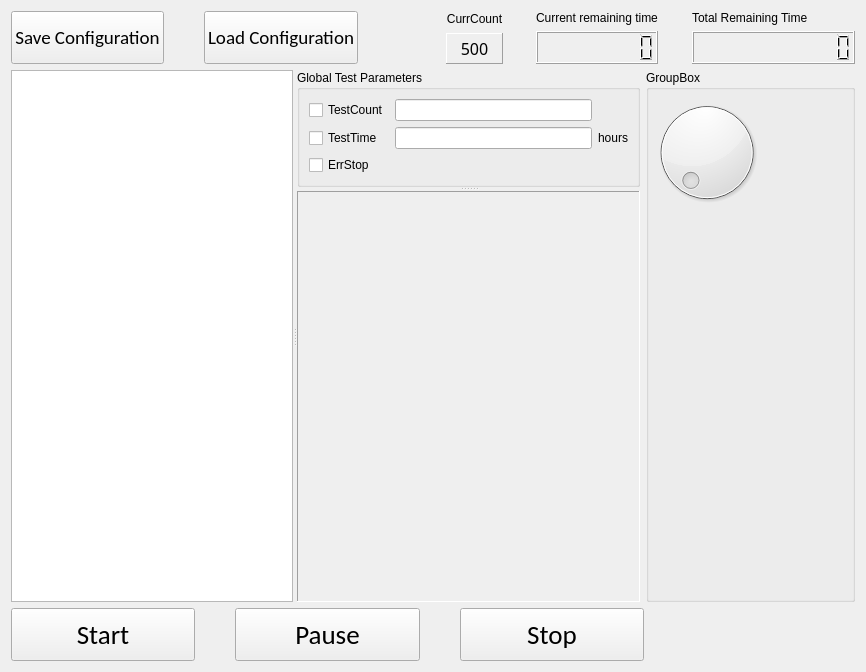
<?xml version="1.0" encoding="UTF-8"?>
<ui version="4.0">
 <class>UsHwTestForm</class>
 <widget class="QWidget" name="UsHwTestForm">
  <property name="geometry">
   <rect>
    <x>0</x>
    <y>0</y>
    <width>866</width>
    <height>672</height>
   </rect>
  </property>
  <property name="windowTitle">
   <string>Form</string>
  </property>
  <property name="inputMethodHints">
   <set>Qt::ImhTime</set>
  </property>
  <layout class="QGridLayout" name="gridLayout_4" rowstretch="1,10,1">
   <item row="0" column="0">
    <layout class="QHBoxLayout" name="horizontalLayout_6" stretch="4,1,5">
     <item>
      <layout class="QHBoxLayout" name="horizontalLayout">
       <property name="spacing">
        <number>40</number>
       </property>
       <item>
        <widget class="QPushButton" name="pushButton_SaveCfg">
         <property name="sizePolicy">
          <sizepolicy hsizetype="Expanding" vsizetype="Expanding">
           <horstretch>1</horstretch>
           <verstretch>0</verstretch>
          </sizepolicy>
         </property>
         <property name="font">
          <font>
           <family>Calibri</family>
           <pointsize>14</pointsize>
           <weight>50</weight>
           <bold>false</bold>
          </font>
         </property>
         <property name="text">
          <string>Save Configuration</string>
         </property>
        </widget>
       </item>
       <item>
        <widget class="QPushButton" name="pushButton_LoadCfg">
         <property name="sizePolicy">
          <sizepolicy hsizetype="Expanding" vsizetype="Expanding">
           <horstretch>1</horstretch>
           <verstretch>0</verstretch>
          </sizepolicy>
         </property>
         <property name="font">
          <font>
           <family>Calibri</family>
           <pointsize>14</pointsize>
           <weight>50</weight>
           <bold>false</bold>
          </font>
         </property>
         <property name="text">
          <string>Load Configuration</string>
         </property>
        </widget>
       </item>
      </layout>
     </item>
     <item>
      <spacer name="horizontalSpacer_5">
       <property name="orientation">
        <enum>Qt::Horizontal</enum>
       </property>
       <property name="sizeType">
        <enum>QSizePolicy::Expanding</enum>
       </property>
       <property name="sizeHint" stdset="0">
        <size>
         <width>13</width>
         <height>20</height>
        </size>
       </property>
      </spacer>
     </item>
     <item>
      <layout class="QHBoxLayout" name="horizontalLayout_2" stretch="1,1,3,1,6">
       <item>
        <layout class="QVBoxLayout" name="verticalLayout_3" stretch="1,2">
         <item>
          <widget class="QLabel" name="label_CurrCntTitle">
           <property name="text">
            <string>CurrCount</string>
           </property>
           <property name="alignment">
            <set>Qt::AlignCenter</set>
           </property>
          </widget>
         </item>
         <item>
          <widget class="QLabel" name="label_CurrCntVal">
           <property name="sizePolicy">
            <sizepolicy hsizetype="Expanding" vsizetype="Expanding">
             <horstretch>0</horstretch>
             <verstretch>0</verstretch>
            </sizepolicy>
           </property>
           <property name="font">
            <font>
             <family>华文细黑</family>
             <pointsize>12</pointsize>
             <weight>50</weight>
             <bold>false</bold>
            </font>
           </property>
           <property name="layoutDirection">
            <enum>Qt::LeftToRight</enum>
           </property>
           <property name="frameShape">
            <enum>QFrame::Panel</enum>
           </property>
           <property name="frameShadow">
            <enum>QFrame::Raised</enum>
           </property>
           <property name="text">
            <string>500</string>
           </property>
           <property name="textFormat">
            <enum>Qt::PlainText</enum>
           </property>
           <property name="alignment">
            <set>Qt::AlignCenter</set>
           </property>
           <property name="wordWrap">
            <bool>true</bool>
           </property>
          </widget>
         </item>
        </layout>
       </item>
       <item>
        <spacer name="horizontalSpacer_6">
         <property name="orientation">
          <enum>Qt::Horizontal</enum>
         </property>
         <property name="sizeType">
          <enum>QSizePolicy::Expanding</enum>
         </property>
         <property name="sizeHint" stdset="0">
          <size>
           <width>13</width>
           <height>20</height>
          </size>
         </property>
        </spacer>
       </item>
       <item>
        <layout class="QVBoxLayout" name="verticalLayout_2">
         <item>
          <widget class="QLabel" name="label">
           <property name="text">
            <string>Current remaining time</string>
           </property>
          </widget>
         </item>
         <item>
          <widget class="QLCDNumber" name="lcdNumber_CurrLeft">
           <property name="sizePolicy">
            <sizepolicy hsizetype="Expanding" vsizetype="Expanding">
             <horstretch>0</horstretch>
             <verstretch>0</verstretch>
            </sizepolicy>
           </property>
           <property name="minimumSize">
            <size>
             <width>0</width>
             <height>30</height>
            </size>
           </property>
           <property name="digitCount">
            <number>8</number>
           </property>
          </widget>
         </item>
        </layout>
       </item>
       <item>
        <spacer name="horizontalSpacer_3">
         <property name="orientation">
          <enum>Qt::Horizontal</enum>
         </property>
         <property name="sizeType">
          <enum>QSizePolicy::Preferred</enum>
         </property>
         <property name="sizeHint" stdset="0">
          <size>
           <width>30</width>
           <height>20</height>
          </size>
         </property>
        </spacer>
       </item>
       <item>
        <layout class="QVBoxLayout" name="verticalLayout">
         <item>
          <widget class="QLabel" name="label_2">
           <property name="layoutDirection">
            <enum>Qt::LeftToRight</enum>
           </property>
           <property name="text">
            <string>Total Remaining Time</string>
           </property>
          </widget>
         </item>
         <item>
          <widget class="QLCDNumber" name="lcdNumber_TotalLeft">
           <property name="sizePolicy">
            <sizepolicy hsizetype="Expanding" vsizetype="Expanding">
             <horstretch>0</horstretch>
             <verstretch>0</verstretch>
            </sizepolicy>
           </property>
           <property name="digitCount">
            <number>11</number>
           </property>
          </widget>
         </item>
        </layout>
       </item>
      </layout>
     </item>
    </layout>
   </item>
   <item row="1" column="0">
    <layout class="QHBoxLayout" name="horizontalLayout_3" stretch="3,1">
     <item>
      <widget class="QSplitter" name="splitter_2">
       <property name="sizePolicy">
        <sizepolicy hsizetype="Expanding" vsizetype="Expanding">
         <horstretch>1</horstretch>
         <verstretch>1</verstretch>
        </sizepolicy>
       </property>
       <property name="orientation">
        <enum>Qt::Horizontal</enum>
       </property>
       <widget class="QTreeView" name="treeView_HwTestItems">
        <property name="enabled">
         <bool>true</bool>
        </property>
        <property name="sizePolicy">
         <sizepolicy hsizetype="Expanding" vsizetype="Expanding">
          <horstretch>1</horstretch>
          <verstretch>0</verstretch>
         </sizepolicy>
        </property>
        <property name="minimumSize">
         <size>
          <width>20</width>
          <height>0</height>
         </size>
        </property>
        <property name="maximumSize">
         <size>
          <width>1920</width>
          <height>1080</height>
         </size>
        </property>
        <property name="baseSize">
         <size>
          <width>0</width>
          <height>0</height>
         </size>
        </property>
        <property name="font">
         <font>
          <family>微软雅黑</family>
          <pointsize>10</pointsize>
         </font>
        </property>
        <property name="editTriggers">
         <set>QAbstractItemView::NoEditTriggers</set>
        </property>
        <property name="itemsExpandable">
         <bool>true</bool>
        </property>
        <attribute name="headerDefaultSectionSize">
         <number>45</number>
        </attribute>
       </widget>
       <widget class="QSplitter" name="splitter">
        <property name="sizePolicy">
         <sizepolicy hsizetype="Expanding" vsizetype="Expanding">
          <horstretch>1</horstretch>
          <verstretch>1</verstretch>
         </sizepolicy>
        </property>
        <property name="orientation">
         <enum>Qt::Vertical</enum>
        </property>
        <widget class="QGroupBox" name="groupBox_2">
         <property name="title">
          <string>Global Test Parameters</string>
         </property>
         <property name="flat">
          <bool>false</bool>
         </property>
         <layout class="QGridLayout" name="gridLayout_2">
          <item row="0" column="0">
           <widget class="QCheckBox" name="checkBox_Gbl_TestCnt">
            <property name="text">
             <string>TestCount</string>
            </property>
           </widget>
          </item>
          <item row="0" column="1">
           <widget class="QLineEdit" name="lineEdit_Gbl_TestCnt"/>
          </item>
          <item row="1" column="0">
           <widget class="QCheckBox" name="checkBox_Gbl_TestTime">
            <property name="text">
             <string>TestTime</string>
            </property>
           </widget>
          </item>
          <item row="1" column="1">
           <widget class="QLineEdit" name="lineEdit_Gbl_TestTime"/>
          </item>
          <item row="1" column="2">
           <widget class="QLabel" name="label_4">
            <property name="text">
             <string>hours</string>
            </property>
           </widget>
          </item>
          <item row="2" column="0">
           <widget class="QCheckBox" name="checkBox_ErrStop">
            <property name="text">
             <string>ErrStop</string>
            </property>
           </widget>
          </item>
         </layout>
         <zorder>label_4</zorder>
         <zorder>checkBox_Gbl_TestCnt</zorder>
         <zorder>checkBox_Gbl_TestTime</zorder>
         <zorder>lineEdit_Gbl_TestCnt</zorder>
         <zorder>lineEdit_Gbl_TestTime</zorder>
         <zorder>checkBox_ErrStop</zorder>
        </widget>
        <widget class="QFrame" name="frame">
         <property name="sizePolicy">
          <sizepolicy hsizetype="Expanding" vsizetype="Expanding">
           <horstretch>1</horstretch>
           <verstretch>1</verstretch>
          </sizepolicy>
         </property>
         <property name="autoFillBackground">
          <bool>false</bool>
         </property>
         <property name="frameShape">
          <enum>QFrame::Panel</enum>
         </property>
         <property name="frameShadow">
          <enum>QFrame::Sunken</enum>
         </property>
         <layout class="QGridLayout" name="gridLayout">
          <property name="leftMargin">
           <number>6</number>
          </property>
          <property name="topMargin">
           <number>3</number>
          </property>
          <property name="verticalSpacing">
           <number>0</number>
          </property>
          <item row="1" column="0">
           <spacer name="verticalSpacer_2">
            <property name="orientation">
             <enum>Qt::Vertical</enum>
            </property>
            <property name="sizeHint" stdset="0">
             <size>
              <width>20</width>
              <height>366</height>
             </size>
            </property>
           </spacer>
          </item>
          <item row="0" column="0">
           <spacer name="horizontalSpacer">
            <property name="orientation">
             <enum>Qt::Horizontal</enum>
            </property>
            <property name="sizeHint" stdset="0">
             <size>
              <width>294</width>
              <height>20</height>
             </size>
            </property>
           </spacer>
          </item>
         </layout>
        </widget>
       </widget>
      </widget>
     </item>
     <item>
      <widget class="QGroupBox" name="groupBox_3">
       <property name="sizePolicy">
        <sizepolicy hsizetype="Preferred" vsizetype="Preferred">
         <horstretch>1</horstretch>
         <verstretch>1</verstretch>
        </sizepolicy>
       </property>
       <property name="inputMethodHints">
        <set>Qt::ImhTime</set>
       </property>
       <property name="title">
        <string>GroupBox</string>
       </property>
       <property name="alignment">
        <set>Qt::AlignLeading|Qt::AlignLeft|Qt::AlignTop</set>
       </property>
       <layout class="QGridLayout" name="gridLayout_3" rowstretch="1,3" columnstretch="3,2">
        <property name="leftMargin">
         <number>0</number>
        </property>
        <property name="topMargin">
         <number>0</number>
        </property>
        <item row="0" column="0">
         <widget class="QDial" name="dial">
          <property name="sizePolicy">
           <sizepolicy hsizetype="Preferred" vsizetype="Preferred">
            <horstretch>1</horstretch>
            <verstretch>1</verstretch>
           </sizepolicy>
          </property>
         </widget>
        </item>
        <item row="0" column="1">
         <spacer name="horizontalSpacer_4">
          <property name="orientation">
           <enum>Qt::Horizontal</enum>
          </property>
          <property name="sizeHint" stdset="0">
           <size>
            <width>40</width>
            <height>20</height>
           </size>
          </property>
         </spacer>
        </item>
        <item row="1" column="0">
         <spacer name="verticalSpacer">
          <property name="orientation">
           <enum>Qt::Vertical</enum>
          </property>
          <property name="sizeHint" stdset="0">
           <size>
            <width>20</width>
            <height>40</height>
           </size>
          </property>
         </spacer>
        </item>
       </layout>
      </widget>
     </item>
    </layout>
   </item>
   <item row="2" column="0">
    <layout class="QHBoxLayout" name="horizontalLayout_5" stretch="15,5">
     <item>
      <layout class="QHBoxLayout" name="horizontalLayout_4">
       <property name="spacing">
        <number>40</number>
       </property>
       <item>
        <widget class="QToolButton" name="toolButton_Start">
         <property name="sizePolicy">
          <sizepolicy hsizetype="Expanding" vsizetype="Expanding">
           <horstretch>1</horstretch>
           <verstretch>1</verstretch>
          </sizepolicy>
         </property>
         <property name="font">
          <font>
           <family>Calibri</family>
           <pointsize>20</pointsize>
           <weight>50</weight>
           <bold>false</bold>
          </font>
         </property>
         <property name="text">
          <string>Start</string>
         </property>
        </widget>
       </item>
       <item>
        <widget class="QToolButton" name="toolButton_Pause">
         <property name="sizePolicy">
          <sizepolicy hsizetype="Expanding" vsizetype="Expanding">
           <horstretch>1</horstretch>
           <verstretch>1</verstretch>
          </sizepolicy>
         </property>
         <property name="font">
          <font>
           <family>Calibri</family>
           <pointsize>20</pointsize>
           <weight>50</weight>
           <bold>false</bold>
          </font>
         </property>
         <property name="text">
          <string>Pause</string>
         </property>
        </widget>
       </item>
       <item>
        <widget class="QToolButton" name="toolButton_Stop">
         <property name="sizePolicy">
          <sizepolicy hsizetype="Expanding" vsizetype="Expanding">
           <horstretch>1</horstretch>
           <verstretch>1</verstretch>
          </sizepolicy>
         </property>
         <property name="font">
          <font>
           <family>Calibri</family>
           <pointsize>20</pointsize>
           <weight>50</weight>
           <bold>false</bold>
          </font>
         </property>
         <property name="text">
          <string>Stop</string>
         </property>
        </widget>
       </item>
      </layout>
     </item>
     <item>
      <spacer name="horizontalSpacer_2">
       <property name="orientation">
        <enum>Qt::Horizontal</enum>
       </property>
       <property name="sizeHint" stdset="0">
        <size>
         <width>10</width>
         <height>20</height>
        </size>
       </property>
      </spacer>
     </item>
    </layout>
   </item>
  </layout>
 </widget>
 <resources/>
 <connections/>
</ui>
